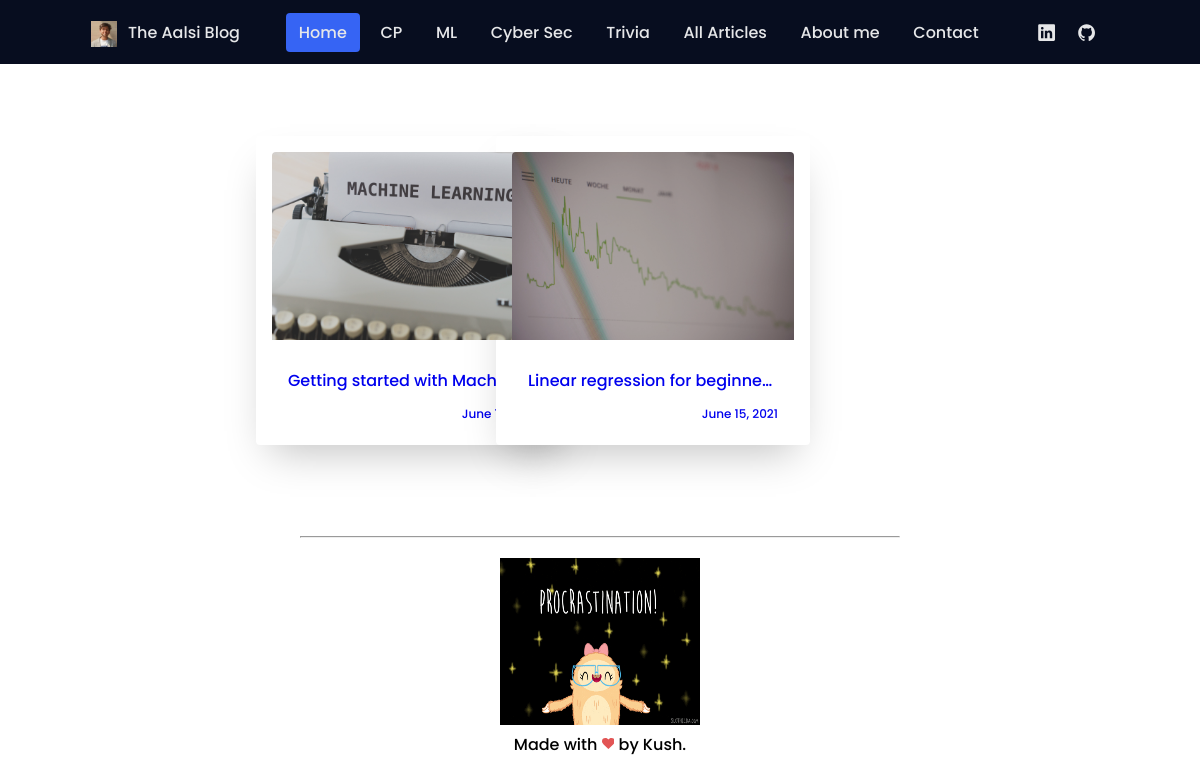
The page /machine_learning on the database its author committed.
### home/models.py (models this page shows, shortened)
class Articles(models.Model):
    title = models.CharField(max_length=50)
    img = models.ImageField(null = True, blank = True, upload_to = 'static/images/')
    author = models.CharField(max_length=100)
    tags = models.CharField(max_length=500, default="")
    article_body = RichTextField(blank = True, null = True)
    likes = models.IntegerField(default=0, blank=True)
    date_added = models.DateField(default=django.utils.timezone.now)
    reading_time = models.IntegerField(default=0, null=True, blank=True)

### home/views.py (the view)
# urls.py: path('machine_learning', views.ml, name = "ml"),
def ml(request):
    articles = Articles.objects.all()
    cp_articles = []
    for art in articles:
        if "ML" in art.tags.split(','):
            cp_articles.append(art)
    ctx = {
        'articles' : cp_articles,
        'title' : "Machine Learning"
    }
    return render(request, 'articles.html', context=ctx)

### templates/articles.html (shortened to what this page needs)
{% extends 'base.html' %}
{% block content %}
<ul class="cards">
    {% for art in articles %}
        <li class="cards__item">
            <a href={% url 'article' art.title %}>
                <div class="card">
                    <img class="card__image" src={{art.img.url}}>
                    <div class="card__content">
                        <p class="card_title">
                            {{art.title}}
                        </p>
                        <p class = "card_date">
                            {{art.date_added}}
                        </p>
                    </div>
                </div>
            </a>
        </li>
    {% endfor %}
</ul>
{% endblock content %}

### static/styles.css (style rules this page uses)
:root { --header-height: 3rem; --first-color: #3664F4; --dark-color: #070D1F; --dark-color-alt: #282B3A; --white-color: #E6E7E9; --body-font: 'Poppins', sans-serif; --normal-font-size: .938rem; --small-font-size: .813rem; --z-fixed: 100; }
@media screen and (min-width: 768px) { :root { --normal-font-size: 1rem; --small-font-size: .875rem; } }
body { margin: var(--header-height) 0 0 0; font-family: var(--body-font); font-size: var(--normal-font-size); font-weight: 500; }
ul { margin: 0; padding: 0; list-style: none; }
a { text-decoration: none; }
img { max-width: 100%; height: auto; }
@media screen and (min-width: 768px) { body { margin: 0; } }
.card { box-shadow: 0 4px 8px 0 rgba(0, 0, 0, 0.2); padding: 16px; text-align: center; background-color: #f1f1f1; }
.card_title { white-space: nowrap; overflow: hidden; text-overflow: ellipsis; max-width: 250px; margin: auto; }
.cards { display: flex; flex-wrap: wrap; list-style: none; margin: 0; padding: 0; margin-top: 60px; }
.cards__item { display: flex; padding: 1rem; }
@media (min-width: 40rem) { .cards__item { width: 50%; } }
@media (min-width: 56rem) { .cards__item { width: 33.3333%; } }
.card { background-color: white; border-radius: 0.25rem; box-shadow: 0 20px 40px -14px rgba(0, 0, 0, 0.25); display: flex; flex-direction: column; overflow: hidden; }
.card__content { display: flex; flex: 1 1 auto; flex-direction: column; padding: 1rem; }
.card__image { background-position: center center; background-repeat: no-repeat; background-size: cover; border-top-left-radius: 0.25rem; border-top-right-radius: 0.25rem; filter: contrast(70%); overflow: hidden; position: relative; transition: filter 0.5s cubic-bezier(0.43, 0.41, 0.22, 0.91); }
.card__image::before { content: ""; display: block; padding-top: 56.25%; }
@media (min-width: 40rem) { .card__image::before { padding-top: 66.6%; } }
.card > img { margin-bottom: .75rem; }
.card_date { margin-bottom: -10px; text-align: right; font-size: 12px; }

### rows shown on the page
Articles: img (picture), title "Getting started with Machine…", date_added "June…"
Articles: img (picture), title "Linear regression for beginne…", date_added "June 15, 2021"
